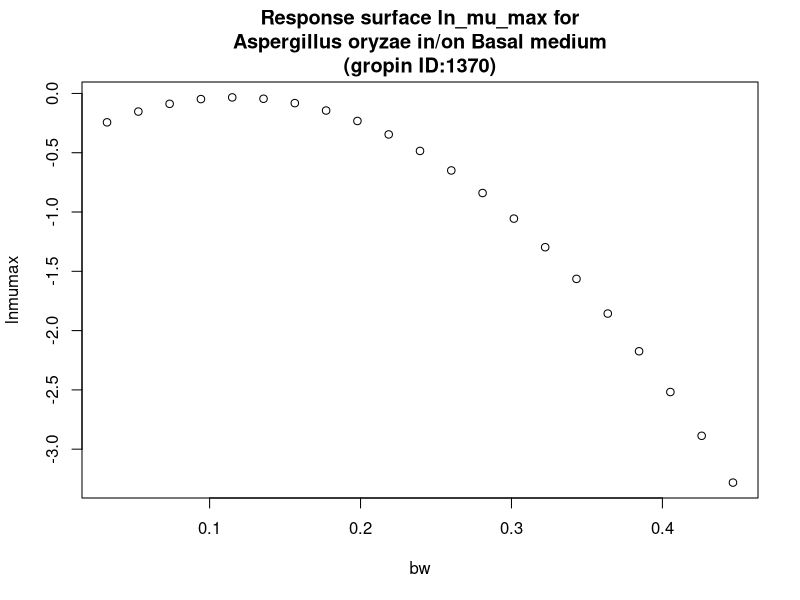

The R script that drew this image:
#############################
# start of Parameter script
#############################
bw <- seq(0.032032,0.446753246753247,length.out=21)
#############################
# end of Parameter script
#############################
############################# 
# start of Model script Gropin ID 1370 
#############################
 
# constant coefficients for this model
 
variables <- data.frame(bw)
argumentsPar <- unique.data.frame(expand.grid(variables))
 
# heart of the model
response_surface <- function(bw) {
   mumax <-(-0.4344+6.904*bw-29.72*bw^2)

	return(mumax=mumax)
} 

# output parameters
responseSurface <- cbind(argumentsPar,response_surface(argumentsPar['bw']))
colnames(responseSurface) <- c(colnames(argumentsPar),'lnmumax')
#############################
# End of Model script
#############################
############################# 
# start of Visualisation script Gropin ID 1370 
#############################
titleText <-'Response surface ln_mu_max for
Aspergillus oryzae in/on Basal medium
(gropin ID:1370)'
plot(bw,responseSurface$'lnmumax',xlab='bw',
                          ylab='lnmumax',main=titleText)
#############################
# End of Visualisation script
#############################
